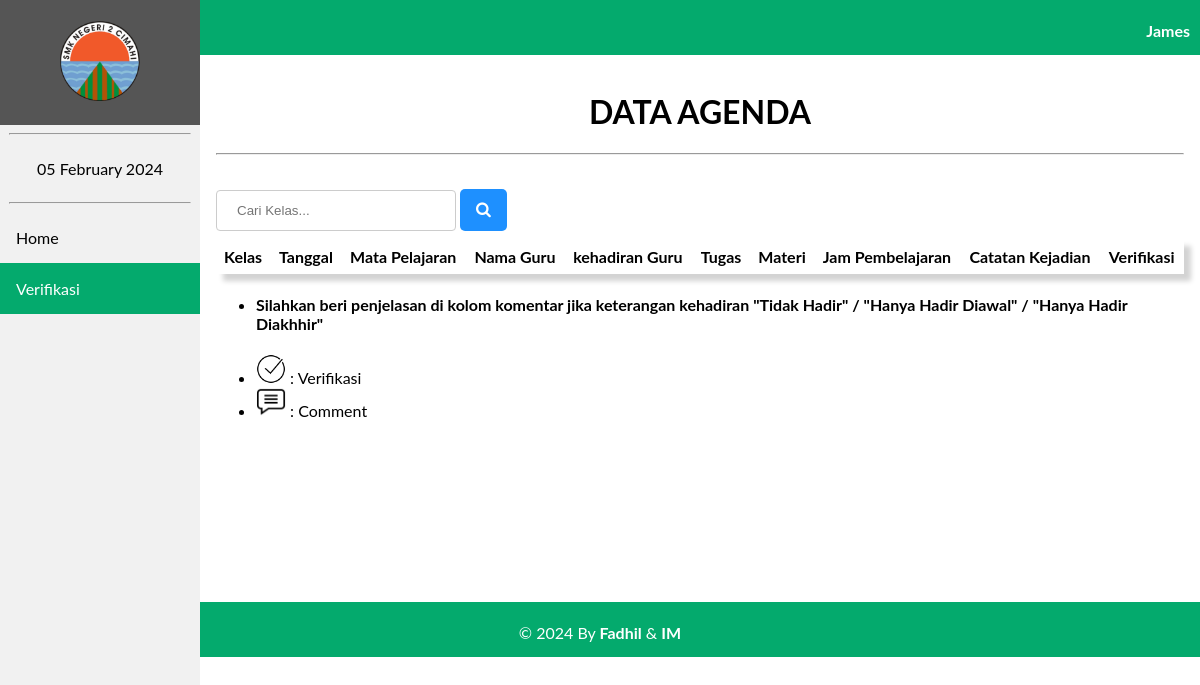
The page /agenda/verifikasi.php?id=198111032008011006 on the database as committed earlier.
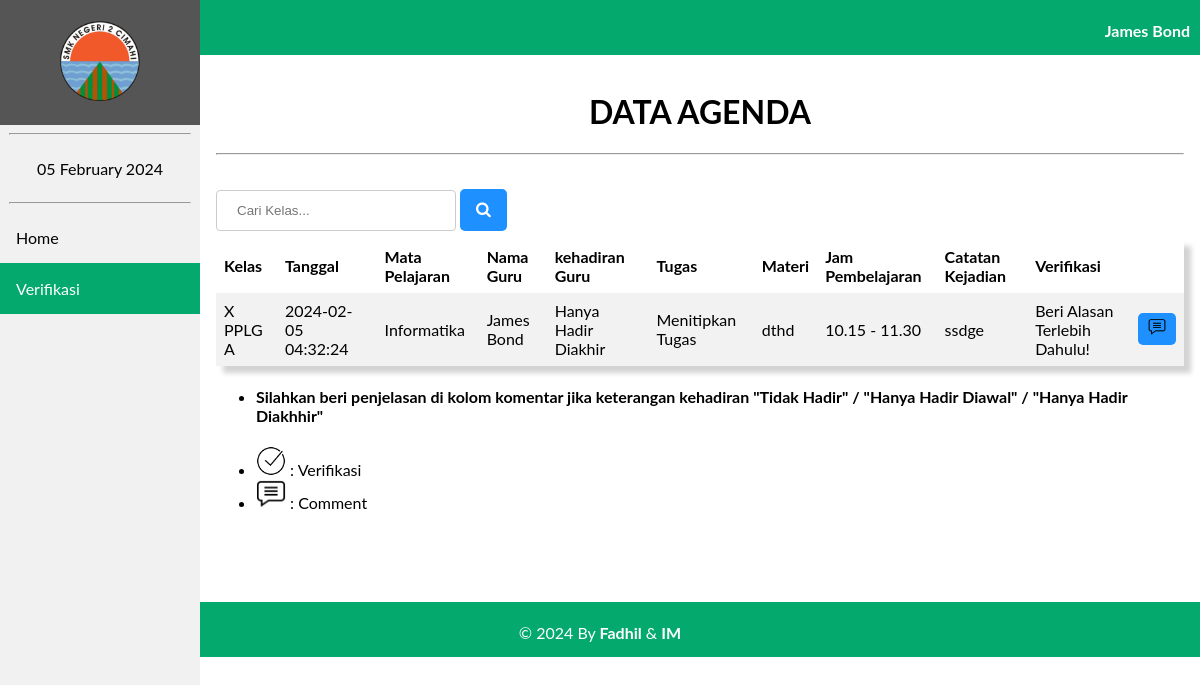
The same page on the database as committed later.
### tables this page shows
CREATE TABLE `tb_guru` (
  `nip` varchar(18) NOT NULL,
  `id_mapel` varchar(6) NOT NULL,
  `nama_guru` varchar(100) NOT NULL,
  `password` varchar(100) NOT NULL,
  `role` int(11) NOT NULL
);

CREATE TABLE `tb_agenda` (
  `id_agenda` int(11) NOT NULL,
  `tgl` timestamp NOT NULL DEFAULT current_timestamp() ON UPDATE current_timestamp(),
  `jam_masuk` varchar(50) NOT NULL,
  `jam_selesai` varchar(50) NOT NULL,
  `nip` varchar(18) NOT NULL,
  `id_kelas` varchar(6) NOT NULL,
  `id_mapel` varchar(6) NOT NULL,
  `tugas` enum('Tugas Langsung','Menitipkan Tugas','Tidak Ada Tugas') NOT NULL,
  `materi` varchar(200) NOT NULL,
  `evaluasi` varchar(200) NOT NULL,
  `kehadiran` enum('Hadir','Tidak Hadir','Hanya Hadir Diakhir','Hanya Hadir Diawal') NOT NULL,
  `verifikasi` varchar(50) NOT NULL,
  `comment` text NOT NULL
);

CREATE TABLE `tb_kelas` (
  `id_kelas` varchar(6) NOT NULL,
  `nama_kelas` varchar(50) NOT NULL,
  `username` varchar(50) NOT NULL,
  `password` varchar(50) NOT NULL,
  `role` int(11) NOT NULL
);

CREATE TABLE `tb_mapel` (
  `id_mapel` varchar(6) NOT NULL,
  `nama_mapel` varchar(70) NOT NULL
);

### agenda/verifikasi.php (the view, shortened to what this page needs)
<?php
    include 'koneksi.php';
    $nip = $_GET['id'];
    $sql = "SELECT tb_agenda.id_agenda, tb_mapel.nama_mapel, tb_agenda.materi, tb_agenda.tugas, tb_guru.nama_guru, tb_agenda.kehadiran, tb_kelas.nama_kelas,
    tb_agenda.tgl, tb_agenda.evaluasi, tb_agenda.verifikasi, tb_agenda.jam_masuk, tb_agenda.jam_selesai, tb_agenda.comment FROM tb_agenda INNER JOIN tb_mapel ON tb_agenda.id_mapel = tb_mapel.id_mapel
    INNER JOIN tb_guru ON tb_agenda.nip = tb_guru.nip INNER JOIN tb_kelas ON tb_agenda.id_kelas = tb_kelas.id_kelas WHERE tb_agenda.nip = '$nip' AND tb_agenda.tgl LIKE '%".date("Y-m-d")."%'";
    $level = mysqli_query($Conn, $sql);
    $sql1 = "SELECT * FROM tb_guru WHERE nip='$nip'";
    $k = mysqli_query($Conn,$sql1);
?>
<!DOCTYPE html>
<html>
<head>
    <link rel="stylesheet" href="navbar.css">
    <link rel="stylesheet" href="https://cdnjs.cloudflare.com/ajax/libs/font-awesome/4.7.0/css/font-awesome.min.css">
<body>
    <header>
        <div class="sidebar">
            <a href="beranda.php?id=<?= $nip ?>"><center><img src="image/2cmi.PNG" style="width: 80px; padding: 5px;"></center></a>
            <hr  style="width: 90%;">
            <center><a href="#"><?= date("d F Y"); ?></a></center>
            <hr  style="width: 90%;">
            <a href="beranda2.php?id=<?= $nip ?>">Home</a>
            <a class="active" href="verifikasi.php?id=<?= $nip ?>">Verifikasi</a>
        </div>
    </header>
    <div class="head">
        <?php
              foreach($k as $nama){ ?>
              <p style="margin-right: 10px;"><b><?= $nama['nama_guru'] ?></b></p>
            <?php
              }
          ?>
    </div>
    <div class="content">
    <center>
<h1>DATA AGENDA</h1><hr> </center>
<br>
<form action="search_verifikasi.php" method="POST">
    <input type="text" name="search" placeholder="Cari Kelas...">
    <button class="btn1" name="submit"><i class="fa fa-search"></i></button>
</form>
<center>
<table style="box-shadow: 7px 7px 5px lightgrey;">
        <tr>
            <th>Kelas</th>
            <th>Tanggal </th>
            <th>Mata Pelajaran</th>
            <th>Nama Guru</th>
            <th>kehadiran Guru</th>
            <th>Tugas </th>
            <th>Materi</th>
            <th>Jam Pembelajaran </th>
            <th>Catatan Kejadian </th>
            <th colspan="2">Verifikasi</th>
        </tr>
    <?php foreach ($level as $row) : ?>
            <tr>
                <td><?= $row["nama_kelas"];?></td>
                <td><?= $row["tgl"];?></td>
                <td><?= $row["nama_mapel"];?></td>
                <td><?= $row["nama_guru"];?></td>
                <td><?= $row["kehadiran"];?></td>
                <td><?= $row["tugas"];?></td>
                <td><?= $row["materi"];?></td>
                <td><?= $row["jam_masuk"]." - ".$row['jam_selesai'];?></td>
                <td><?= $row["evaluasi"];?></td>
                <?php
                    $status = $row['verifikasi'];
                    if($status == "Sudah Verifikasi"){ ?>
                        <td><center><?= $status;?></center></td>
                        <td><a href="comment.php?id=<?= $row["id_agenda"]; ?>&nip=<?= $nip;?>" style="text-decoration: none;""><button class="btn"><img src="image/comment.PNG" width="18px"></button></a></td>
                <?php
                    }else{
                        if($row['kehadiran'] != "Hadir" && $row['comment'] == ""){
                ?>
                    <td>Beri Alasan Terlebih Dahulu!</td>
                    <td><center><a href="comment.php?id=<?= $row["id_agenda"]; ?>&nip=<?= $nip;?>" style="text-decoration: none;""><button class="btn"><img src="image/comment.PNG" width="18px"></button></a></center></td>
                <?php
                        }
                    }
                ?>
            </tr>
            <?php endforeach ;
            ?>
</table>
    </center>
<ul>
    <li>
        <h4>Silahkan beri penjelasan di kolom komentar jika keterangan kehadiran "Tidak Hadir" / "Hanya Hadir Diawal" / "Hanya Hadir Diakhhir"</h4>
    </li>
    <li>
        <img src="image/ceklis.PNG" width="30px"> :
        Verifikasi
    </li>
    <li>
        <img src="image/comment.PNG" width="30px"> :
        Comment
    </li>
</ul>
</div>
<div class="footer">
        <p>&copy; 2024 By <b>Fadhil</b> & <b>IM</b></p>
    </div>

Rows that differ between the two databases and show on the page:
changed tb_guru: nama_guru "James" → "James Bond"
added tb_agenda: id_kelas.nama_kelas "X PPLG A", tgl "2024-02-05 04:32:24", id_mapel.nama_mapel "Informatika", nip.nama_guru "James Bond", kehadiran "Hanya Hadir Diakhir", tugas "Menitipkan Tugas", materi "dthd", jam_masuk "10.15", jam_selesai "11.30", evaluasi "ssdge"
